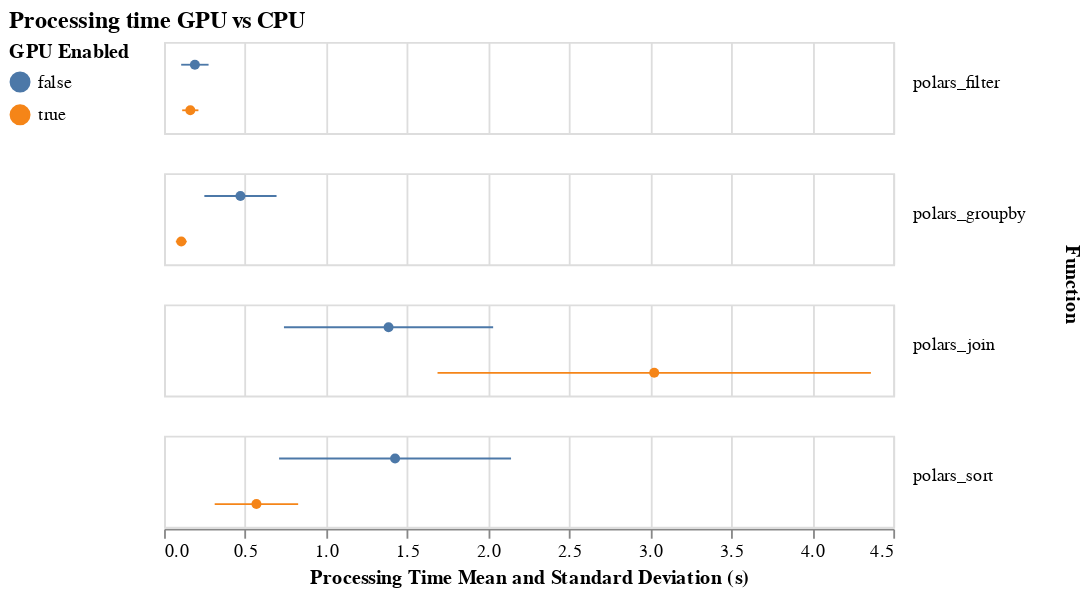

Source (notebook cell):
### Markdown cell above
# GPU

### Code cell
plot_pretty_boxplot(
    (
        df.filter(~pl.col("streaming") & pl.col("lazy"))
        # .filter(
        #     ~((pl.col("func") == "polars_filter") & (pl.col("duration") > 2))
        # )
    ),
    field="gpu",
    title="Processing time GPU vs CPU",
    filename="gpu-accelerated-vs-non-accelerated.png",
    # filter="lazy",
    legend_title="GPU Enabled",
    # column="preload",
    height=50,
    width=400,
)

### Figure 1 — Vega-Lite specification as saved in the notebook (floating-point values rounded to 4 significant figures)
{"usermeta": {"embedOptions": {"theme": "carbong10"}}, "config": {"view": {"continuousWidth": 300, "continuousHeight": 300}}, "data": {"name": "data-dbf804cefbccc84816575d9e5c6ffa6d"}, "facet": {"row": {"field": "func", "header": {"labelAlign": "right", "labelAngle": 0, "labelBaseline": "alphabetic", "orient": "right", "titleFontWeight": "bold"}, "title": "Function", "type": "nominal"}}, "spec": {"layer": [{"mark": {"type": "point", "filled": true}, "encoding": {"color": {"field": "gpu", "legend": {"orient": "left"}, "title": "GPU Enabled", "type": "nominal"}, "x": {"aggregate": "mean", "field": "duration", "title": "Processing Time Mean and Standard Deviation (s)", "type": "quantitative"}, "y": {"axis": null, "field": "gpu", "type": "nominal"}}}, {"mark": {"type": "errorbar"}, "encoding": {"color": {"field": "gpu", "type": "nominal"}, "x": {"aggregate": "stdev", "field": "duration", "title": "", "type": "quantitative"}, "y": {"axis": null, "field": "gpu", "type": "nominal"}}}], "height": 50, "width": 400}, "title": {"text": "Processing time GPU vs CPU", "subtitle": ""}, "$schema": "https://vega.github.io/schema/vega-lite/v5.20.1.json", "datasets": {"data-dbf804cefbccc84816575d9e5c6ffa6d": [{"func": "polars_filter", "limit": 1000000, "gpu": false, "streaming": false, "lazy": true, "preload": false, "duration": 0.03973, "duration_raw": [0.04679, 0.04689, 0.03189, 0.03397, 0.03911]}, {"func": "polars_filter", "limit": 50000000, "gpu": true, "streaming": false, "lazy": true, "preload": true, "duration": 0.6405, "duration_raw": [0.6424, 0.6421, 0.6392, 0.6394, 0.6392]}, {"func": "polars_sort", "limit": 100000, "gpu": true, "streaming": false, "lazy": true, "preload": true, "duration": 0.009925, "duration_raw": [0.01154, 0.01121, 0.009135, 0.008605, 0.009135]}, {"func": "polars_groupby", "limit": 5000000, "gpu": true, "streaming": false, "lazy": true, "preload": true, "duration": 0.05004, "duration_raw": [0.05113, 0.04851, 0.05073, 0.04936, 0.05047]}, {"func": "polars_filter", "limit": 50000000, "gpu": false, "streaming": false, "lazy": true, "preload": true, "duration": 0.8638, "duration_raw": [0.9076, 0.8529, 0.8633, 0.849, 0.8463]}, {"func": "polars_sort", "limit": 5000000, "gpu": false, "streaming": false, "lazy": true, "preload": true, "duration": 0.5339, "duration_raw": [0.5199, 0.5299, 0.5296, 0.5485, 0.5413]}, {"func": "polars_join", "limit": 500000, "gpu": false, "streaming": false, "lazy": true, "preload": true, "duration": 0.7275, "duration_raw": [0.6087, 0.753, 0.7358, 0.7851, 0.7549]}, {"func": "polars_filter", "limit": 10000000, "gpu": true, "streaming": false, "lazy": true, "preload": true, "duration": 0.1331, "duration_raw": [0.1337, 0.1328, 0.1333, 0.1326, 0.1331]}, {"func": "polars_join", "limit": 500000, "gpu": true, "streaming": false, "lazy": true, "preload": true, "duration": 1.809, "duration_raw": [1.715, 1.823, 1.823, 1.838, 1.848]}, {"func": "polars_sort", "limit": 1000000, "gpu": true, "streaming": false, "lazy": true, "preload": true, "duration": 0.07438, "duration_raw": [0.1565, 0.05945, 0.05947, 0.05642, 0.04005]}, {"func": "polars_join", "limit": 500000, "gpu": true, "streaming": false, "lazy": true, "preload": false, "duration": 1.878, "duration_raw": [1.805, 1.894, 1.914, 1.877, 1.9]}, {"func": "polars_groupby", "limit": 10000000, "gpu": true, "streaming": false, "lazy": true, "preload": false, "duration": 0.1017, "duration_raw": [0.1028, 0.1021, 0.1017, 0.1008, 0.1012]}, {"func": "polars_sort", "limit": 500000, "gpu": false, "streaming": false, "lazy": true, "preload": true, "duration": 0.03302, "duration_raw": [0.03422, 0.03359, 0.03291, 0.0312, 0.03317]}, {"func": "polars_filter", "limit": 10000000, "gpu": true, "streaming": false, "lazy": true, "preload": false, "duration": 0.1095, "duration_raw": [0.1117, 0.109, 0.11, 0.109, 0.1076]}, {"func": "polars_join", "limit": 1000000, "gpu": false, "streaming": false, "lazy": true, "preload": true, "duration": 3.409, "duration_raw": [3.054, 3.487, 3.435, 3.602, 3.468]}, {"func": "polars_join", "limit": 500000, "gpu": false, "streaming": false, "lazy": true, "preload": false, "duration": 0.7429, "duration_raw": [0.6462, 0.7567, 0.7651, 0.7833, 0.7631]}, {"func": "polars_groupby", "limit": 50000000, "gpu": true, "streaming": false, "lazy": true, "preload": false, "duration": 0.2061, "duration_raw": [0.2077, 0.2052, 0.2043, 0.2023, 0.2108]}, {"func": "polars_groupby", "limit": 50000000, "gpu": false, "streaming": false, "lazy": true, "preload": false, "duration": 2.282, "duration_raw": [2.346, 2.294, 2.263, 2.255, 2.253]}, {"func": "polars_join", "limit": 100000, "gpu": false, "streaming": false, "lazy": true, "preload": false, "duration": 0.04235, "duration_raw": [0.03643, 0.04249, 0.04164, 0.044, 0.0472]}, {"func": "polars_sort", "limit": 1000000, "gpu": false, "streaming": false, "lazy": true, "preload": true, "duration": 0.07699, "duration_raw": [0.07944, 0.07462, 0.07609, 0.07707, 0.07774]}, {"func": "polars_filter", "limit": 5000000, "gpu": false, "streaming": false, "lazy": true, "preload": false, "duration": 0.09757, "duration_raw": [0.09796, 0.09995, 0.09582, 0.0975, 0.09661]}, {"func": "polars_filter", "limit": 50000000, "gpu": true, "streaming": false, "lazy": true, "preload": false, "duration": 0.239, "duration_raw": [0.2404, 0.2396, 0.2375, 0.2387, 0.239]}, {"func": "polars_sort", "limit": 500000, "gpu": false, "streaming": false, "lazy": true, "preload": false, "duration": 0.05759, "duration_raw": [0.0586, 0.06023, 0.05758, 0.05443, 0.0571]}, {"func": "polars_filter", "limit": 1000000, "gpu": true, "streaming": false, "lazy": true, "preload": false, "duration": 0.1853, "duration_raw": [0.6063, 0.08255, 0.08095, 0.08011, 0.07647]}, {"func": "polars_groupby", "limit": 50000000, "gpu": true, "streaming": false, "lazy": true, "preload": true, "duration": 0.4386, "duration_raw": [0.4371, 0.4388, 0.4359, 0.4427, 0.4381]}, {"func": "polars_sort", "limit": 5000000, "gpu": true, "streaming": false, "lazy": true, "preload": true, "duration": 0.2664, "duration_raw": [0.2581, 0.2664, 0.2712, 0.2686, 0.2675]}, {"func": "polars_sort", "limit": 500000, "gpu": true, "streaming": false, "lazy": true, "preload": false, "duration": 0.08521, "duration_raw": [0.08552, 0.0908, 0.07892, 0.09119, 0.07964]}, {"func": "polars_sort", "limit": 5000000, "gpu": false, "streaming": false, "lazy": true, "preload": false, "duration": 0.6185, "duration_raw": [0.6127, 0.6372, 0.6282, 0.6034, 0.6111]}, {"func": "polars_sort", "limit": 500000, "gpu": true, "streaming": false, "lazy": true, "preload": true, "duration": 0.0268, "duration_raw": [0.02777, 0.03268, 0.02009, 0.03268, 0.02078]}, {"func": "polars_groupby", "limit": 10000000, "gpu": false, "streaming": false, "lazy": true, "preload": false, "duration": 0.496, "duration_raw": [0.4912, 0.4746, 0.4862, 0.5198, 0.5079]}, {"func": "polars_sort", "limit": 10000000, "gpu": true, "streaming": false, "lazy": true, "preload": false, "duration": 0.5062, "duration_raw": [0.4815, 0.5121, 0.5085, 0.521, 0.5081]}, {"func": "polars_filter", "limit": 5000000, "gpu": false, "streaming": false, "lazy": true, "preload": true, "duration": 0.09392, "duration_raw": [0.0988, 0.08981, 0.08756, 0.1033, 0.0901]}, {"func": "polars_groupby", "limit": 1000000, "gpu": false, "streaming": false, "lazy": true, "preload": false, "duration": 0.05556, "duration_raw": [0.06158, 0.05058, 0.0505, 0.05708, 0.05804]}, {"func": "polars_filter", "limit": 500000, "gpu": true, "streaming": false, "lazy": true, "preload": true, "duration": 0.01358, "duration_raw": [0.0145, 0.01318, 0.01328, 0.01337, 0.01357]}, {"func": "polars_groupby", "limit": 10000000, "gpu": true, "streaming": false, "lazy": true, "preload": true, "duration": 0.09427, "duration_raw": [0.09401, 0.09359, 0.09558, 0.09494, 0.09322]}, {"func": "polars_sort", "limit": 10000000, "gpu": false, "streaming": false, "lazy": true, "preload": false, "duration": 1.23, "duration_raw": [1.214, 1.229, 1.23, 1.23, 1.248]}, {"func": "polars_groupby", "limit": 100000, "gpu": true, "streaming": false, "lazy": true, "preload": false, "duration": 0.07237, "duration_raw": [0.07849, 0.07713, 0.07946, 0.06305, 0.06371]}, {"func": "polars_join", "limit": 1000000, "gpu": true, "streaming": false, "lazy": true, "preload": true, "duration": 7.097, "duration_raw": [6.75, 7.194, 7.149, 7.178, 7.216]}, {"func": "polars_sort", "limit": 5000000, "gpu": true, "streaming": false, "lazy": true, "preload": false, "duration": 0.2936, "duration_raw": [0.2794, 0.2975, 0.2963, 0.2936, 0.301]}, {"func": "polars_join", "limit": 1000000, "gpu": false, "streaming": false, "lazy": true, "preload": false, "duration": 3.363, "duration_raw": [2.95, 3.516, 3.443, 3.429, 3.476]}, {"func": "polars_filter", "limit": 500000, "gpu": false, "streaming": false, "lazy": true, "preload": true, "duration": 0.01392, "duration_raw": [0.01397, 0.014, 0.014, 0.01458, 0.01307]}, {"func": "polars_join", "limit": 100000, "gpu": false, "streaming": false, "lazy": true, "preload": true, "duration": 0.02745, "duration_raw": [0.0209, 0.02794, 0.03025, 0.02876, 0.0294]}, {"func": "polars_filter", "limit": 100000, "gpu": false, "streaming": false, "lazy": true, "preload": true, "duration": 0.005433, "duration_raw": [0.005545, 0.005594, 0.0056, 0.005369, 0.005054]}, {"func": "polars_filter", "limit": 50000000, "gpu": false, "streaming": false, "lazy": true, "preload": false, "duration": 0.7394, "duration_raw": [0.7326, 0.725, 0.7241, 0.7369, 0.7783]}, {"func": "polars_filter", "limit": 100000, "gpu": true, "streaming": false, "lazy": true, "preload": true, "duration": 0.008922, "duration_raw": [0.01014, 0.008579, 0.008547, 0.008525, 0.008822]}, {"func": "polars_filter", "limit": 5000000, "gpu": true, "streaming": false, "lazy": true, "preload": true, "duration": 0.07224, "duration_raw": [0.07783, 0.07086, 0.07074, 0.07113, 0.07065]}, {"func": "polars_filter", "limit": 1000000, "gpu": false, "streaming": false, "lazy": true, "preload": true, "duration": 0.02122, "duration_raw": [0.02249, 0.02061, 0.02065, 0.02031, 0.02202]}, {"func": "polars_groupby", "limit": 100000, "gpu": false, "streaming": false, "lazy": true, "preload": true, "duration": 0.01077, "duration_raw": [0.01322, 0.009793, 0.01082, 0.0103, 0.009729]}, {"func": "polars_groupby", "limit": 500000, "gpu": false, "streaming": false, "lazy": true, "preload": true, "duration": 0.0207, "duration_raw": [0.02258, 0.02077, 0.02095, 0.02007, 0.01912]}, {"func": "polars_sort", "limit": 50000000, "gpu": false, "streaming": false, "lazy": true, "preload": true, "duration": 6.4, "duration_raw": [6.038, 6.716, 6.246, 6.702, 6.296]}, {"func": "polars_sort", "limit": 100000, "gpu": true, "streaming": false, "lazy": true, "preload": false, "duration": 0.07317, "duration_raw": [0.0842, 0.08193, 0.06722, 0.06614, 0.06636]}, {"func": "polars_filter", "limit": 500000, "gpu": true, "streaming": false, "lazy": true, "preload": false, "duration": 0.07348, "duration_raw": [0.07377, 0.07232, 0.07289, 0.07572, 0.0727]}, {"func": "polars_groupby", "limit": 50000000, "gpu": false, "streaming": false, "lazy": true, "preload": true, "duration": 1.873, "duration_raw": [1.826, 1.848, 1.957, 1.888, 1.847]}, {"func": "polars_filter", "limit": 100000, "gpu": true, "streaming": false, "lazy": true, "preload": false, "duration": 0.07482, "duration_raw": [0.08435, 0.07989, 0.0799, 0.06561, 0.06433]}, {"func": "polars_groupby", "limit": 1000000, "gpu": true, "streaming": false, "lazy": true, "preload": false, "duration": 0.08656, "duration_raw": [0.0955, 0.09341, 0.09043, 0.07738, 0.07605]}, {"func": "polars_groupby", "limit": 100000, "gpu": false, "streaming": false, "lazy": true, "preload": false, "duration": 0.02229, "duration_raw": [0.02099, 0.02602, 0.02039, 0.01928, 0.02478]}, {"func": "polars_groupby", "limit": 5000000, "gpu": false, "streaming": false, "lazy": true, "preload": false, "duration": 0.2644, "duration_raw": [0.2688, 0.2648, 0.2694, 0.2701, 0.2489]}, {"func": "polars_sort", "limit": 10000000, "gpu": true, "streaming": false, "lazy": true, "preload": true, "duration": 0.5248, "duration_raw": [0.4998, 0.5308, 0.5333, 0.528, 0.5323]}, {"func": "polars_filter", "limit": 10000000, "gpu": false, "streaming": false, "lazy": true, "preload": true, "duration": 0.1755, "duration_raw": [0.1829, 0.1745, 0.1731, 0.1742, 0.1729]}, {"func": "polars_groupby", "limit": 500000, "gpu": true, "streaming": false, "lazy": true, "preload": false, "duration": 0.07227, "duration_raw": [0.07104, 0.07312, 0.07339, 0.07204, 0.07175]}, {"func": "polars_join", "limit": 1000000, "gpu": true, "streaming": false, "lazy": true, "preload": false, "duration": 7.166, "duration_raw": [6.803, 7.294, 7.233, 7.255, 7.243]}, {"func": "polars_sort", "limit": 1000000, "gpu": true, "streaming": false, "lazy": true, "preload": false, "duration": 0.109, "duration_raw": [0.1313, 0.1271, 0.1013, 0.08916, 0.09632]}, {"func": "polars_groupby", "limit": 1000000, "gpu": false, "streaming": false, "lazy": true, "preload": true, "duration": 0.03266, "duration_raw": [0.03835, 0.0293, 0.03084, 0.03309, 0.03171]}, {"func": "polars_sort", "limit": 50000000, "gpu": true, "streaming": false, "lazy": true, "preload": true, "duration": 2.629, "duration_raw": [2.504, 2.634, 2.702, 2.641, 2.664]}, {"func": "polars_filter", "limit": 5000000, "gpu": true, "streaming": false, "lazy": true, "preload": false, "duration": 0.09399, "duration_raw": [0.09392, 0.09319, 0.09278, 0.09483, 0.09522]}, {"func": "polars_sort", "limit": 50000000, "gpu": true, "streaming": false, "lazy": true, "preload": false, "duration": 2.241, "duration_raw": [2.11, 2.299, 2.285, 2.26, 2.25]}, {"func": "polars_filter", "limit": 500000, "gpu": false, "streaming": false, "lazy": true, "preload": false, "duration": 0.03801, "duration_raw": [0.03259, 0.03179, 0.04606, 0.03394, 0.04569]}, {"func": "polars_groupby", "limit": 5000000, "gpu": false, "streaming": false, "lazy": true, "preload": true, "duration": 0.1849, "duration_raw": [0.1511, 0.1654, 0.2074, 0.2052, 0.1953]}, {"func": "polars_groupby", "limit": 100000, "gpu": true, "streaming": false, "lazy": true, "preload": true, "duration": 0.007204, "duration_raw": [0.008548, 0.006922, 0.006964, 0.006343, 0.007243]}, {"func": "polars_groupby", "limit": 500000, "gpu": true, "streaming": false, "lazy": true, "preload": true, "duration": 0.01137, "duration_raw": [0.0135, 0.01083, 0.01193, 0.01047, 0.01012]}, {"func": "polars_sort", "limit": 50000000, "gpu": false, "streaming": false, "lazy": true, "preload": false, "duration": 6.9, "duration_raw": [6.724, 6.807, 6.829, 7.297, 6.843]}, {"func": "polars_sort", "limit": 1000000, "gpu": false, "streaming": false, "lazy": true, "preload": false, "duration": 0.115, "duration_raw": [0.1209, 0.117, 0.1174, 0.1153, 0.1043]}, {"func": "polars_groupby", "limit": 5000000, "gpu": true, "streaming": false, "lazy": true, "preload": false, "duration": 0.09001, "duration_raw": [0.08909, 0.08799, 0.09127, 0.08985, 0.09185]}, {"func": "polars_sort", "limit": 100000, "gpu": false, "streaming": false, "lazy": true, "preload": true, "duration": 0.008231, "duration_raw": [0.008468, 0.007886, 0.008811, 0.007667, 0.008322]}, {"func": "polars_groupby", "limit": 10000000, "gpu": false, "streaming": false, "lazy": true, "preload": true, "duration": 0.3746, "duration_raw": [0.3831, 0.3694, 0.3717, 0.3734, 0.3753]}, {"func": "polars_filter", "limit": 10000000, "gpu": false, "streaming": false, "lazy": true, "preload": false, "duration": 0.1733, "duration_raw": [0.1772, 0.1714, 0.1719, 0.1765, 0.1693]}, {"func": "polars_groupby", "limit": 500000, "gpu": false, "streaming": false, "lazy": true, "preload": false, "duration": 0.03889, "duration_raw": [0.03938, 0.03604, 0.04574, 0.03682, 0.0365]}, {"func": "polars_join", "limit": 100000, "gpu": true, "streaming": false, "lazy": true, "preload": true, "duration": 0.07812, "duration_raw": [0.08574, 0.09202, 0.08969, 0.08279, 0.04036]}, {"func": "polars_groupby", "limit": 1000000, "gpu": true, "streaming": false, "lazy": true, "preload": true, "duration": 0.04436, "duration_raw": [0.162, 0.01512, 0.01505, 0.01516, 0.01445]}, {"func": "polars_sort", "limit": 10000000, "gpu": false, "streaming": false, "lazy": true, "preload": true, "duration": 1.109, "duration_raw": [1.068, 1.111, 1.083, 1.107, 1.178]}, {"func": "polars_filter", "limit": 100000, "gpu": false, "streaming": false, "lazy": true, "preload": false, "duration": 0.01948, "duration_raw": [0.0201, 0.01972, 0.01948, 0.01886, 0.01926]}, {"func": "polars_join", "limit": 100000, "gpu": true, "streaming": false, "lazy": true, "preload": false, "duration": 0.1202, "duration_raw": [0.1598, 0.1544, 0.1014, 0.09162, 0.09402]}, {"func": "polars_sort", "limit": 100000, "gpu": false, "streaming": false, "lazy": true, "preload": false, "duration": 0.02378, "duration_raw": [0.02933, 0.02216, 0.02265, 0.0218, 0.02296]}, {"func": "polars_filter", "limit": 1000000, "gpu": true, "streaming": false, "lazy": true, "preload": true, "duration": 0.2985, "duration_raw": [1.414, 0.02019, 0.01955, 0.01938, 0.01898]}]}}
